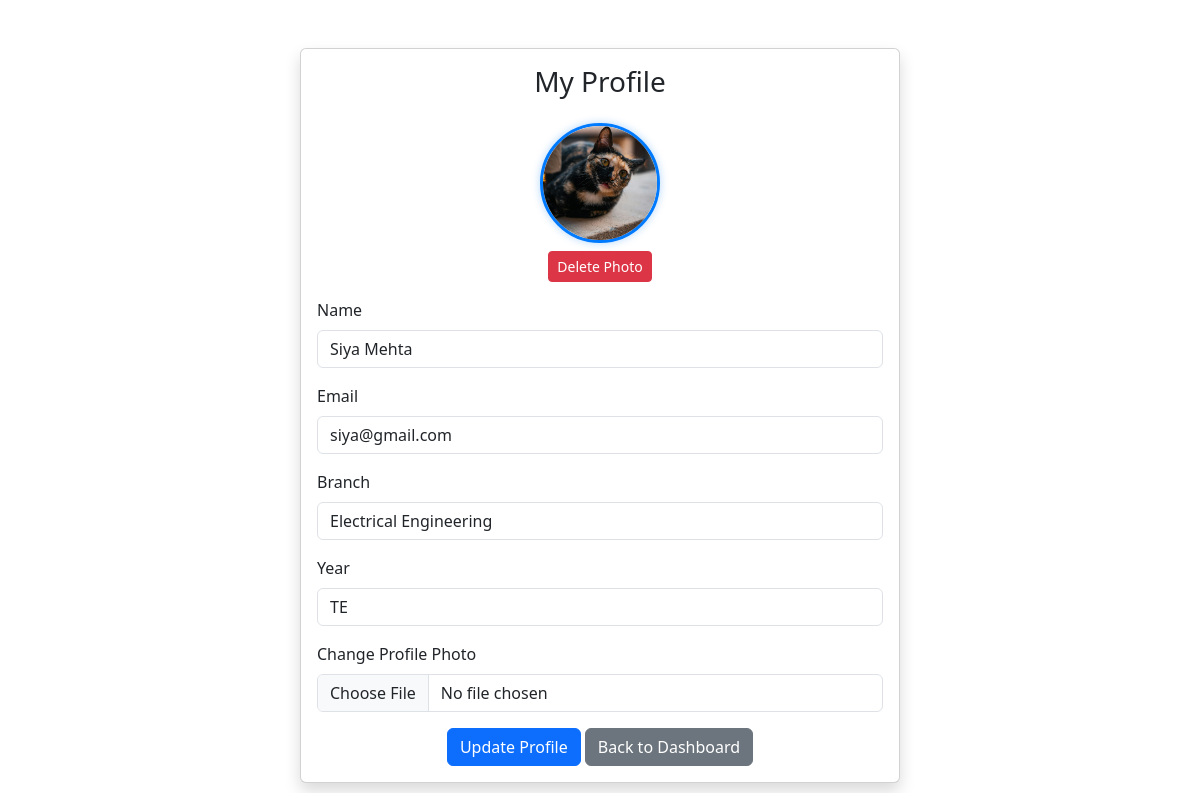
Screenshot of /profile (signed in) with the database file from the repository.
### models.py (models this page shows, shortened)
class User(db.Model):
    __tablename__ = 'users'
    id = db.Column(db.Integer, primary_key=True)
    name = db.Column(db.String(100))
    email = db.Column(db.String(120), unique=True, nullable=False)
    password = db.Column(db.String(200))
    branch = db.Column(db.String(100))
    year = db.Column(db.String(10))
    image = db.Column(db.String(200), default='default.png')
    courses = db.relationship('Course', secondary=enrollments, backref='students')

### app.py (the view, shortened to what this page needs)
@app.route('/profile', methods=['GET', 'POST'])
def profile():
    if 'email' not in session:
        flash("Please log in to view your profile.", "warning")
        return redirect(url_for('login'))
    user = User.query.filter_by(email=session['email']).first()
    user.image = user.image if user.image else None
    return render_template('profile.html', user=user)

### templates/profile.html (shortened to what this page needs)
<!DOCTYPE html>
<html lang="en">
<head>
  <link href="https://cdn.jsdelivr.net/npm/bootstrap@5.3.2/dist/css/bootstrap.min.css" rel="stylesheet" />
</head>
<body>
<div class="container mt-5">
  <div class="card profile-card shadow">
    <div class="card-body text-center">
      <h3 class="card-title mb-4">My Profile</h3>
      {% if user.image and user.image != 'default.png' %}
        <img class="profile-pic"
          src="{{ url_for('static', filename='uploads/' + user.image) }}"
          alt="Profile Photo">
      {% else %}
        <img class="profile-pic"
          src="{{ url_for('static', filename='images/default.png') }}"
          alt="Default Profile Photo">
      {% endif %}
      {% if user.image %}
        <form action="{{ url_for('delete_photo') }}" method="POST" class="mb-3 mt-2">
          <button class="btn btn-danger btn-sm">Delete Photo</button>
        </form>
      {% endif %}
      <form method="POST" enctype="multipart/form-data">
        <div class="mb-3 text-start">
          <label class="form-label">Name</label>
          <input type="text" class="form-control" value="{{ user.name }}" readonly>
        </div>
        <div class="mb-3 text-start">
          <label class="form-label">Email</label>
          <input type="email" class="form-control" value="{{ user.email }}" readonly>
        </div>
        <div class="mb-3 text-start">
          <label class="form-label">Branch</label>
          <input type="text" name="branch" class="form-control" value="{{ user.branch or '' }}">
        </div>
        <div class="mb-3 text-start">
          <label class="form-label">Year</label>
          <input type="text" name="year" class="form-control" value="{{ user.year or '' }}">
        </div>
        <div class="mb-3 text-start">
          <label class="form-label">Change Profile Photo</label>
          <input type="file" name="profile_pic" class="form-control">
        </div>
        <button type="submit" class="btn btn-primary">Update Profile</button>
        <a href="{{ url_for('dashboard') }}" class="btn btn-secondary">Back to Dashboard</a>
      </form>
    </div>
  </div>
</div>
</body>
</html>

### templates/profile.html (style rules this page uses)
.profile-pic { width: 120px; height: 120px; object-fit: cover; border-radius: 50%; border: 3px solid #007bff; box-shadow: 0 0 8px rgba(0, 123, 255, 0.3); background-color: #f8f9fa; }
.profile-card { max-width: 600px; margin: auto; }

### rows the page displays
User: image (picture), name "Siya Mehta", email "siya@gmail.com", branch "Electrical Engineering", year "TE"
